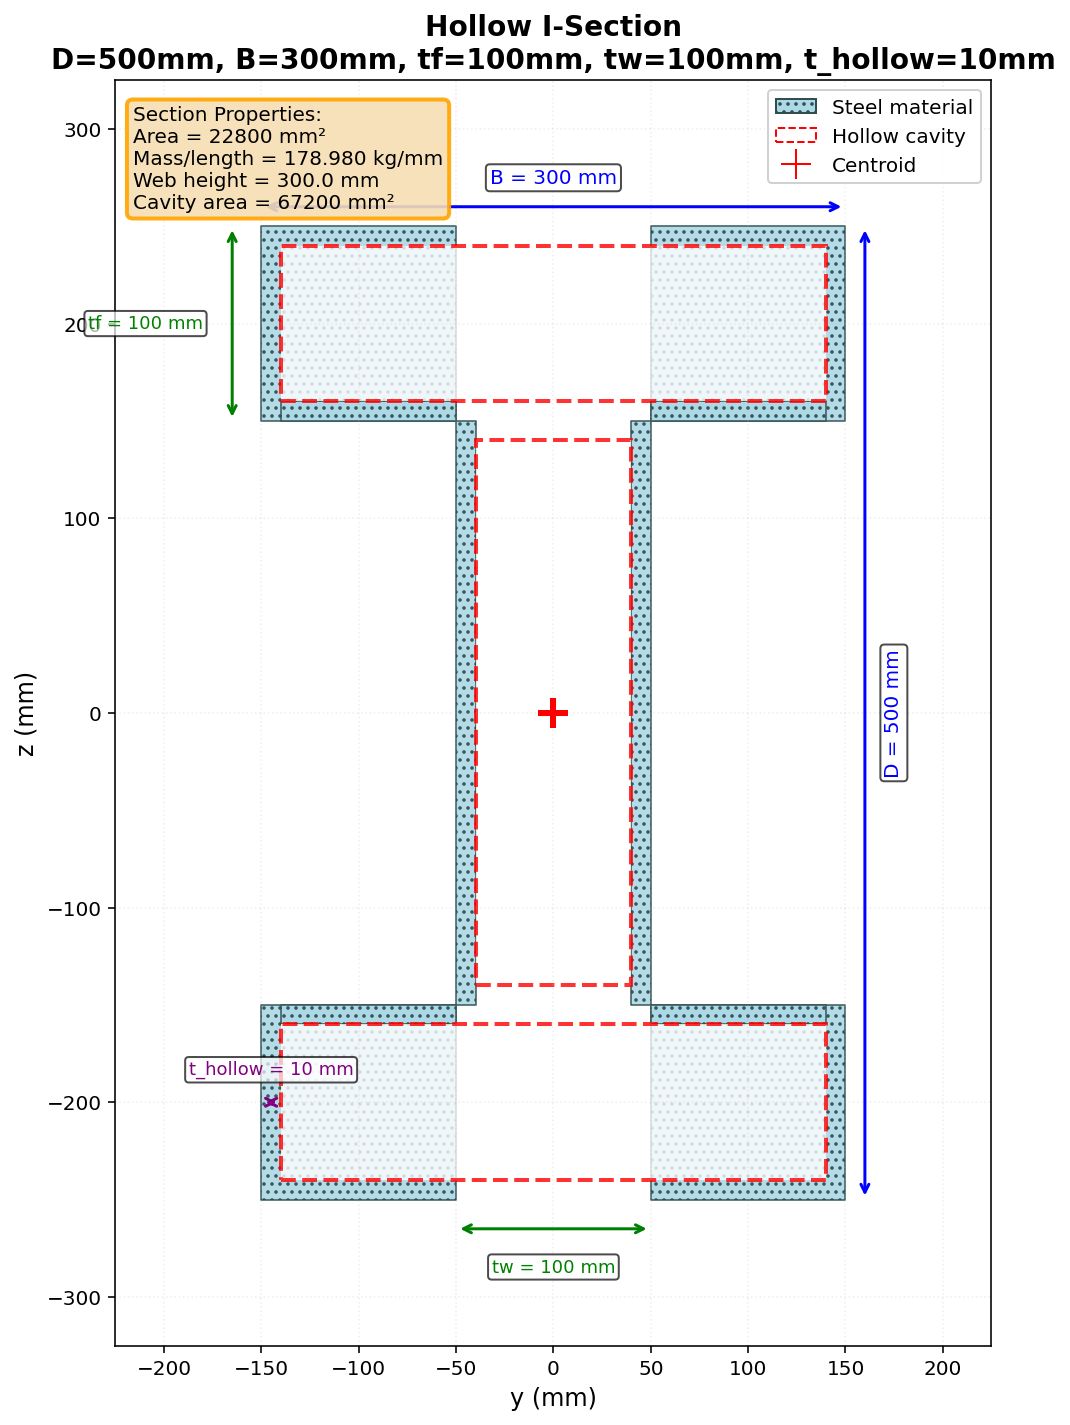

Write Python code to recreate this figure.
def I_HOLLOW_STEEL_SECTION_FUN(secTag, matTag, D, B, tf, tw, t_hollow, nFibWeb, nFibFlange, DENSITY_STEEL, plot=True):
    """
    Fiber section definition for an I-shaped Hollow Steel Section 
    (built-up I-section with hollow flanges and web)
    
    Parameters:
    -----------
    secTag : int
        Section tag for OpenSees
    matTag : int
        Material tag for steel
    D : float
        Total depth of section (mm)
    B : float
        Flange width (mm)
    tf : float
        Flange thickness (mm)
    tw : float
        Web thickness (mm)
    t_hollow : float
        Wall thickness of hollow sections (mm)
    nFibWeb : int
        Number of fibers along web depth
    nFibFlange : int
        Number of fibers along flange width
    DENSITY_STEEL : float
        Steel density (kg/mm³ or consistent units)
    plot : bool
        Whether to generate visualization
    """
    
    import openseespy.opensees as ops
    import matplotlib.pyplot as plt
    import numpy as np
    from matplotlib.patches import Polygon, Rectangle
    from matplotlib.collections import PatchCollection
    from matplotlib.patches import Patch
    
    # -------------------------
    # Basic geometric checks
    # -------------------------
    if 2*t_hollow >= tf:
        raise ValueError(f"2*t_hollow ({2*t_hollow}) must be less than tf ({tf})")
    if 2*t_hollow >= tw:
        raise ValueError(f"2*t_hollow ({2*t_hollow}) must be less than tw ({tw})")
    
    # -------------------------
    # Calculate section properties
    # -------------------------
    h_web = D - 2*tf  # clear web height
    
    # Gross area (solid I-section)
    gross_area = 2*B*tf + h_web*tw
    
    # Hollow cavities area
    flange_cavity_area = (B - 2*t_hollow) * (tf - 2*t_hollow)
    web_cavity_area = (h_web - 2*t_hollow) * (tw - 2*t_hollow)
    hollow_area = 2 * flange_cavity_area + web_cavity_area
    AREA = gross_area - hollow_area
    
    # -------------------------
    # OpenSees fiber section
    # -------------------------
    ops.section('Fiber', secTag)
    
    # Coordinate definitions
    y_left = -B/2.0
    y_right = B/2.0
    z_bottom = -D/2.0
    z_top = D/2.0
    
    z_flange_bottom = -D/2.0 + tf
    z_flange_top = D/2.0 - tf
    
    y_web_left = -tw/2.0
    y_web_right = tw/2.0
    
    # Cavity boundaries
    # Top flange cavity
    y_flange_cavity_left = y_left + t_hollow
    y_flange_cavity_right = y_right - t_hollow
    z_cavity_top = z_top - t_hollow
    z_flange_cavity_bottom = z_flange_top + t_hollow  # bottom of top cavity
    
    # Bottom flange cavity
    z_cavity_bottom = z_bottom + t_hollow
    z_flange_cavity_top = z_flange_bottom - t_hollow  # top of bottom cavity
    
    # Web cavity
    y_web_cavity_left = y_web_left + t_hollow
    y_web_cavity_right = y_web_right - t_hollow
    z_web_cavity_bottom = z_flange_bottom + t_hollow
    z_web_cavity_top = z_flange_top - t_hollow
    
    # -------------------------
    # Steel patches (all solid areas)
    # -------------------------
    steel_patches = []
    
    # Top flange - left outer part (from left edge to web)
    steel_patches.append(Polygon([
        [y_left, z_flange_top],
        [y_web_left, z_flange_top],
        [y_web_left, z_top],
        [y_left, z_top]
    ], closed=True))
    
    # Top flange - right outer part (from web to right edge)
    steel_patches.append(Polygon([
        [y_web_right, z_flange_top],
        [y_right, z_flange_top],
        [y_right, z_top],
        [y_web_right, z_top]
    ], closed=True))
    
    # Bottom flange - left outer part
    steel_patches.append(Polygon([
        [y_left, z_bottom],
        [y_web_left, z_bottom],
        [y_web_left, z_flange_bottom],
        [y_left, z_flange_bottom]
    ], closed=True))
    
    # Bottom flange - right outer part
    steel_patches.append(Polygon([
        [y_web_right, z_bottom],
        [y_right, z_bottom],
        [y_right, z_flange_bottom],
        [y_web_right, z_flange_bottom]
    ], closed=True))
    
    # Web - left solid part (if web thickness allows)
    if tw > 2*t_hollow:
        steel_patches.append(Polygon([
            [y_web_left, z_flange_bottom],
            [y_web_cavity_left, z_flange_bottom],
            [y_web_cavity_left, z_flange_top],
            [y_web_left, z_flange_top]
        ], closed=True))
        
        # Web - right solid part
        steel_patches.append(Polygon([
            [y_web_cavity_right, z_flange_bottom],
            [y_web_right, z_flange_bottom],
            [y_web_right, z_flange_top],
            [y_web_cavity_right, z_flange_top]
        ], closed=True))
    
    # Top flange - inner left part (between web and cavity)
    if B > 2*t_hollow + tw:
        steel_patches.append(Polygon([
            [y_web_left, z_flange_cavity_bottom],
            [y_flange_cavity_left, z_flange_cavity_bottom],
            [y_flange_cavity_left, z_flange_top],
            [y_web_left, z_flange_top]
        ], closed=True))
        
        # Top flange - inner right part
        steel_patches.append(Polygon([
            [y_flange_cavity_right, z_flange_cavity_bottom],
            [y_web_right, z_flange_cavity_bottom],
            [y_web_right, z_flange_top],
            [y_flange_cavity_right, z_flange_top]
        ], closed=True))
    
    # Bottom flange - inner left part
    if B > 2*t_hollow + tw:
        steel_patches.append(Polygon([
            [y_web_left, z_flange_bottom],
            [y_flange_cavity_left, z_flange_bottom],
            [y_flange_cavity_left, z_flange_cavity_top],
            [y_web_left, z_flange_cavity_top]
        ], closed=True))
        
        # Bottom flange - inner right part
        steel_patches.append(Polygon([
            [y_flange_cavity_right, z_flange_bottom],
            [y_web_right, z_flange_bottom],
            [y_web_right, z_flange_cavity_top],
            [y_flange_cavity_right, z_flange_cavity_top]
        ], closed=True))
    
    # -------------------------
    # Plot section geometry (improved)
    # -------------------------
    if plot:
        fig, ax = plt.subplots(figsize=(12, 10))
        
        # Draw steel patches with a light blue fill and subtle hatch
        steel_collection = PatchCollection(steel_patches, 
                                           facecolor='#add8e6',  # light blue
                                           edgecolor='#2f4f4f',   # dark slate
                                           linewidth=0.8,
                                           hatch='...',           # small dot pattern
                                           alpha=0.9)
        ax.add_collection(steel_collection)
        
        # Draw hollow cavities as white areas with red dashed borders
        # Top flange cavity
        if B > 2*t_hollow and tf > 2*t_hollow:
            top_cavity = Polygon([
                [y_flange_cavity_left, z_flange_cavity_bottom],
                [y_flange_cavity_right, z_flange_cavity_bottom],
                [y_flange_cavity_right, z_cavity_top],
                [y_flange_cavity_left, z_cavity_top]
            ], closed=True, facecolor='white', edgecolor='red', 
               linewidth=2, linestyle='--', alpha=0.8)
            ax.add_patch(top_cavity)
        
        # Bottom flange cavity
        if B > 2*t_hollow and tf > 2*t_hollow:
            bottom_cavity = Polygon([
                [y_flange_cavity_left, z_cavity_bottom],
                [y_flange_cavity_right, z_cavity_bottom],
                [y_flange_cavity_right, z_flange_cavity_top],
                [y_flange_cavity_left, z_flange_cavity_top]
            ], closed=True, facecolor='white', edgecolor='red', 
               linewidth=2, linestyle='--', alpha=0.8)
            ax.add_patch(bottom_cavity)
        
        # Web cavity
        if tw > 2*t_hollow and h_web > 2*t_hollow:
            web_cavity = Polygon([
                [y_web_cavity_left, z_web_cavity_bottom],
                [y_web_cavity_right, z_web_cavity_bottom],
                [y_web_cavity_right, z_web_cavity_top],
                [y_web_cavity_left, z_web_cavity_top]
            ], closed=True, facecolor='white', edgecolor='red', 
               linewidth=2, linestyle='--', alpha=0.8)
            ax.add_patch(web_cavity)
        
        # Centroid marker
        ax.plot(0, 0, 'r+', markersize=15, markeredgewidth=3, 
                label='Centroid', color='red', zorder=5)
        
        # Dimension arrows (cleaner layout)
        # Depth dimension (right side)
        ax.annotate('', xy=(y_right+10, z_bottom), xytext=(y_right+10, z_top),
                   arrowprops=dict(arrowstyle='<->', color='blue', lw=1.5))
        ax.text(y_right+20, 0, f'D = {D} mm', ha='left', va='center', 
               color='blue', fontsize=10, rotation=90,
               bbox=dict(boxstyle='round,pad=0.2', facecolor='white', alpha=0.7))
        
        # Width dimension (top side)
        ax.annotate('', xy=(y_left, z_top+10), xytext=(y_right, z_top+10),
                   arrowprops=dict(arrowstyle='<->', color='blue', lw=1.5))
        ax.text(0, z_top+20, f'B = {B} mm', ha='center', va='bottom', 
               color='blue', fontsize=10,
               bbox=dict(boxstyle='round,pad=0.2', facecolor='white', alpha=0.7))
        
        # Flange thickness (left side)
        ax.annotate('', xy=(y_left-15, z_flange_top), xytext=(y_left-15, z_top),
                   arrowprops=dict(arrowstyle='<->', color='green', lw=1.5))
        ax.text(y_left-30, (z_flange_top+z_top)/2, f'tf = {tf} mm', 
               ha='right', va='center', color='green', fontsize=9,
               bbox=dict(boxstyle='round,pad=0.2', facecolor='white', alpha=0.7))
        
        # Web thickness (bottom side)
        ax.annotate('', xy=(y_web_left, z_bottom-15), xytext=(y_web_right, z_bottom-15),
                   arrowprops=dict(arrowstyle='<->', color='green', lw=1.5))
        ax.text(0, z_bottom-30, f'tw = {tw} mm', ha='center', va='top', 
               color='green', fontsize=9,
               bbox=dict(boxstyle='round,pad=0.2', facecolor='white', alpha=0.7))
        
        # Hollow wall thickness (bottom left corner)
        ax.annotate('', xy=(y_left, z_bottom+tf/2), xytext=(y_left+t_hollow, z_bottom+tf/2),
                   arrowprops=dict(arrowstyle='<->', color='purple', lw=1.5))
        ax.text(y_left+t_hollow/2, z_bottom+tf/2+12, f't_hollow = {t_hollow} mm', 
               ha='center', va='bottom', color='purple', fontsize=9,
               bbox=dict(boxstyle='round,pad=0.2', facecolor='white', alpha=0.7))
        
        # Aesthetics
        ax.set_aspect('equal')
        ax.set_xlabel('y (mm)', fontsize=12)
        ax.set_ylabel('z (mm)', fontsize=12)
        ax.set_title(f'Hollow I-Section\n' +
                    f'D={D}mm, B={B}mm, tf={tf}mm, tw={tw}mm, t_hollow={t_hollow}mm', 
                    fontsize=14, fontweight='bold')
        ax.grid(True, alpha=0.2, linestyle=':')
        
        # Custom legend
        legend_elements = [
            Patch(facecolor='#add8e6', edgecolor='#2f4f4f', hatch='...', label='Steel material'),
            Patch(facecolor='white', edgecolor='red', linestyle='--', label='Hollow cavity'),
            plt.Line2D([0], [0], marker='+', color='red', markersize=15, 
                      linewidth=0, label='Centroid')
        ]
        ax.legend(handles=legend_elements, loc='upper right', fontsize=10,
                 framealpha=0.9)
        
        # Set margins
        margin = max(D, B) * 0.15
        ax.set_xlim([y_left - margin, y_right + margin])
        ax.set_ylim([z_bottom - margin, z_top + margin])
        
        # Section properties box
        props_text = (f'Section Properties:\n'
                      f'Area = {AREA:.0f} mm²\n'
                      f'Mass/length = {DENSITY_STEEL * AREA:.3f} kg/mm\n'
                      f'Web height = {h_web:.1f} mm\n'
                      f'Cavity area = {hollow_area:.0f} mm²')
        ax.text(0.02, 0.98, props_text, transform=ax.transAxes,
               verticalalignment='top', fontsize=10,
               bbox=dict(boxstyle='round', facecolor='wheat', alpha=0.9,
                        edgecolor='orange', linewidth=2))
        
        plt.tight_layout()
        plt.show()
    
    ELE_MASS = DENSITY_STEEL * AREA
    return AREA, ELE_MASS
